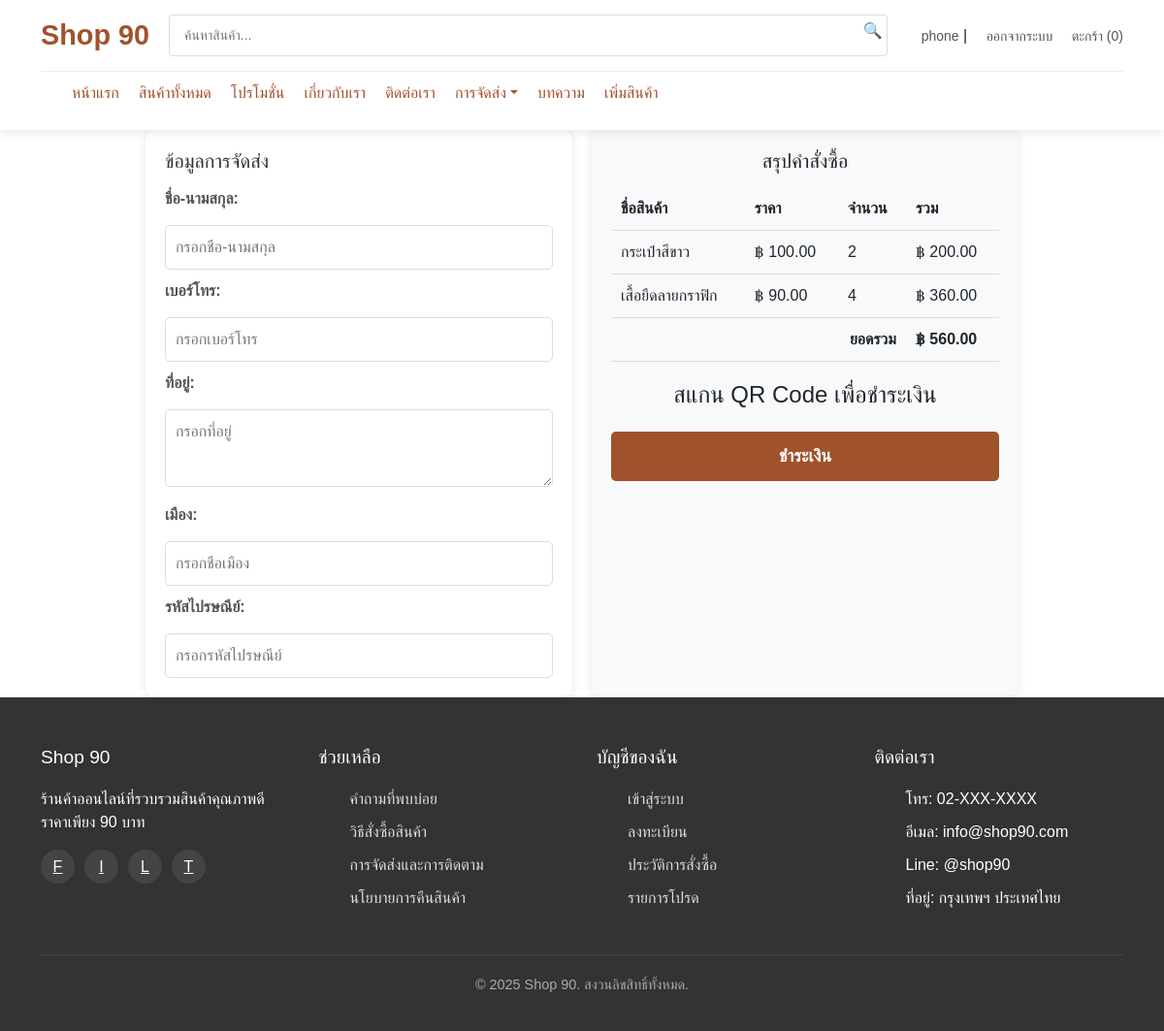
The app's page /page/checkout.php (signed in), older data.
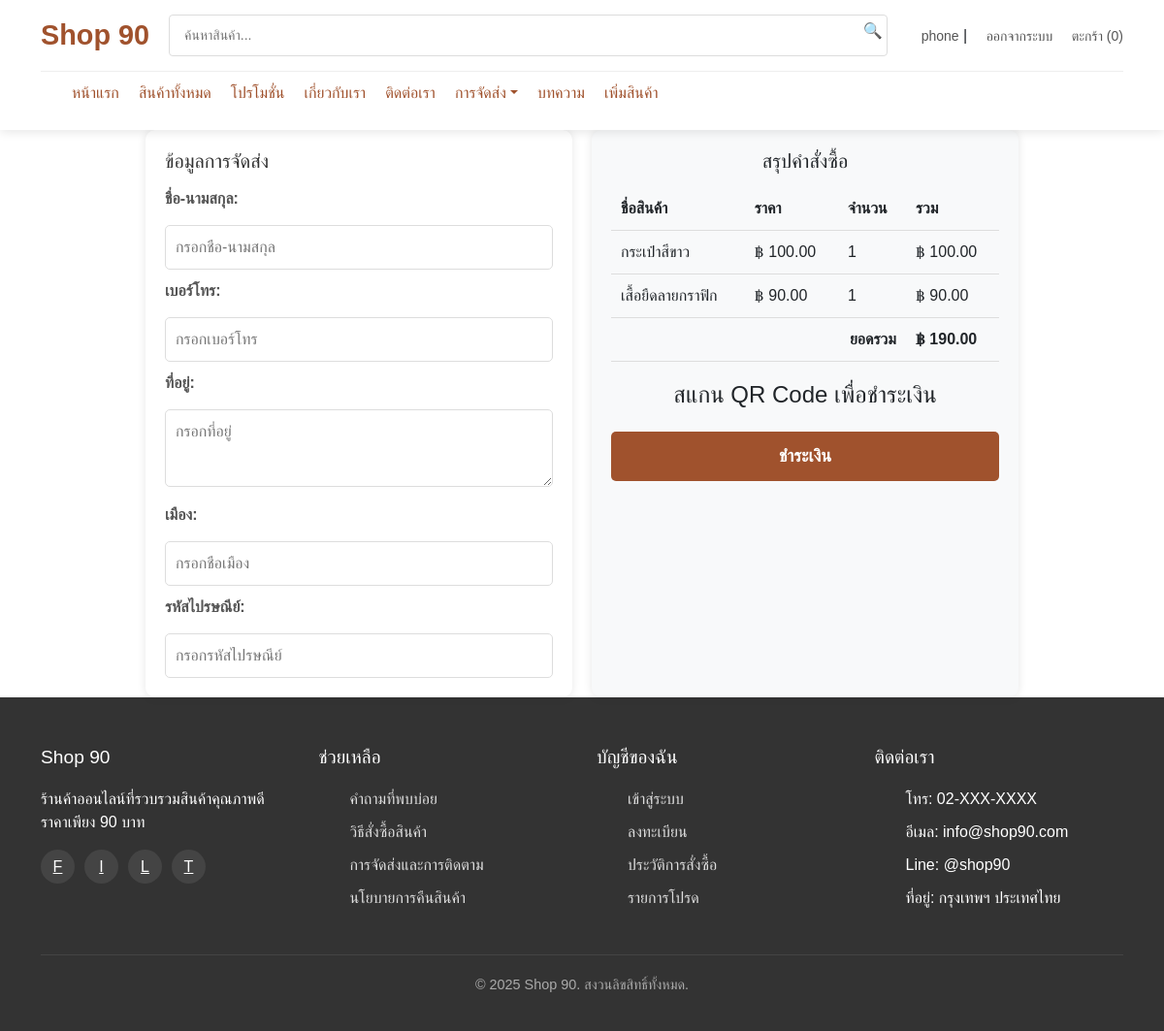
The same page, newer data.
### tables this page shows
CREATE TABLE `cart` (
  `cart_id` int(11) NOT NULL,
  `user_id` int(11) NOT NULL,
  `product_id` int(11) NOT NULL,
  `quantity` int(11) DEFAULT 1,
  `created_at` timestamp NOT NULL DEFAULT current_timestamp(),
  `updated_at` timestamp NOT NULL DEFAULT current_timestamp() ON UPDATE current_timestamp(),
  `status` enum('y','n','','') NOT NULL
);

CREATE TABLE `products` (
  `product_id` int(11) NOT NULL,
  `product_name` varchar(255) NOT NULL,
  `product_image` varchar(255) NOT NULL,
  `product_image_hover` varchar(255) DEFAULT NULL,
  `product_price` decimal(10,2) NOT NULL,
  `original_price` decimal(10,2) DEFAULT NULL,
  `product_description` text DEFAULT NULL,
  `product_rating` decimal(2,1) DEFAULT 0.0,
  `product_discount` decimal(5,2) DEFAULT 0.00,
  `product_stock` int(255) NOT NULL,
  `category_id` varchar(255) NOT NULL
);

### page/checkout.php (the view, shortened to what this page needs)
<?php
include('../includes/header.php');
$user_id = $_SESSION['user_id'];
$query = "SELECT c.*, p.product_name, p.product_price
          FROM cart c
          JOIN products p ON c.product_id = p.product_id
          WHERE c.user_id = '$user_id'";
$result = mysqli_query($conn, $query);
$cart_items = [];
while ($row = mysqli_fetch_assoc($result)) {
    $cart_items[] = $row;
}
?>
<section class="checkout-container">
    <div class="shipping-info">
        <h3>ข้อมูลการจัดส่ง</h3>
        <form id="shippingForm">
            <label>ชื่อ-นามสกุล:</label>
            <input type="text" id="fullName" placeholder="กรอกชื่อ-นามสกุล" required>
            <label>เบอร์โทร:</label>
            <input type="text" id="phone" placeholder="กรอกเบอร์โทร" required>
            <label>ที่อยู่:</label>
            <textarea id="address" placeholder="กรอกที่อยู่" required></textarea>
            <label>เมือง:</label>
            <input type="text" id="city" placeholder="กรอกชื่อเมือง" required>
            <label>รหัสไปรษณีย์:</label>
            <input type="text" id="zipcode" placeholder="กรอกรหัสไปรษณีย์" required>
        </form>
    </div>
    <div class="order-summary">
        <h2>สรุปคำสั่งซื้อ</h2>
        <table>
            <thead>
                <tr>
                    <th>ชื่อสินค้า</th>
                    <th>ราคา</th>
                    <th>จำนวน</th>
                    <th>รวม</th>
                </tr>
            </thead>
            <tbody>
                <?php
                $total = 0;
                foreach ($cart_items as $item) {
                    $item_total = $item['product_price'] * $item['quantity'];
                    $total += $item_total;
                ?>
                <tr>
                    <td><?php echo $item['product_name']; ?></td>
                    <td>฿ <?php echo number_format($item['product_price'], 2); ?></td>
                    <td><?php echo $item['quantity']; ?></td>
                    <td>฿ <?php echo number_format($item_total, 2); ?></td>
                </tr>
                <?php } ?>
                <tr class="total-row">
                    <td colspan="3" style="text-align:right;">ยอดรวม</td>
                    <td>฿ <?php echo number_format($total, 2); ?></td>
                </tr>
            </tbody>
        </table>
        <div style="text-align:center; margin-top: 20px;">
            <h4>สแกน QR Code เพื่อชำระเงิน</h4>
        </div>
        <button class="btn-payment" onclick="startPayment()">ชำระเงิน</button>
    </div>
</section>
<?php include('../includes/footer.php'); ?>

Row changes from the older to the newer data that the page shows:
changed cart "กระเป๋าสีขาว": quantity "2" → "1"; product.product_price "200.00" → "100.00"
changed cart "เสื้อยืดลายกราฟิก": quantity "4" → "1"; product.product_price "360.00" → "90.00"
Text that changed along with them:
$total: "560.00" → "190.00"
